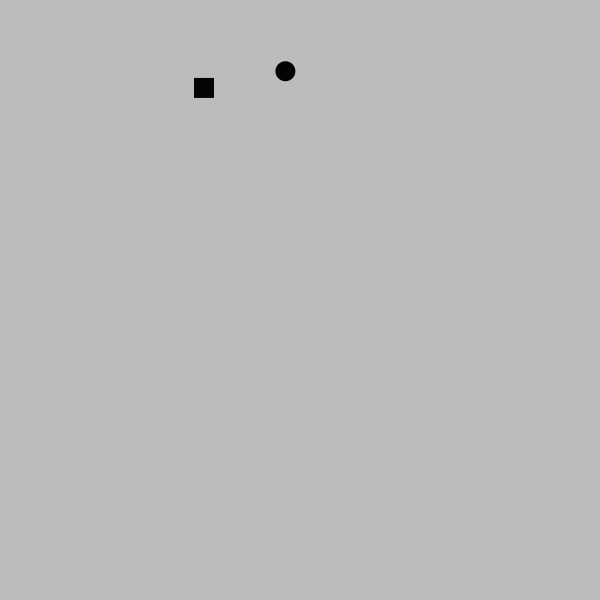
Frame 1 (no input)
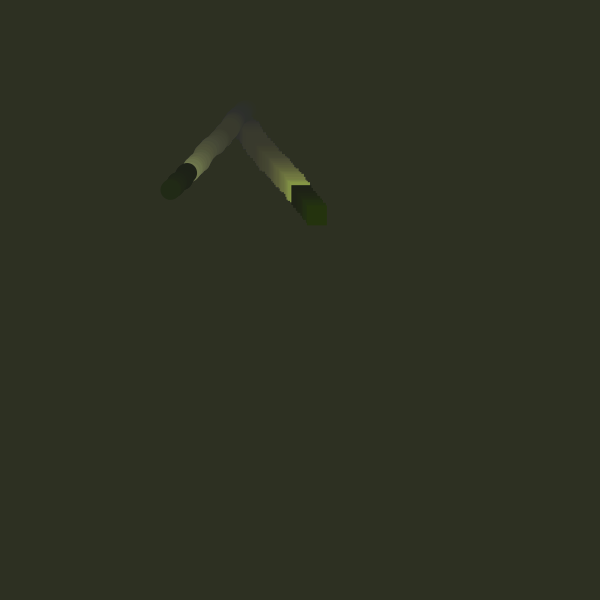
Frame 60 (the mouse pressed at the canvas centre just before this capture)
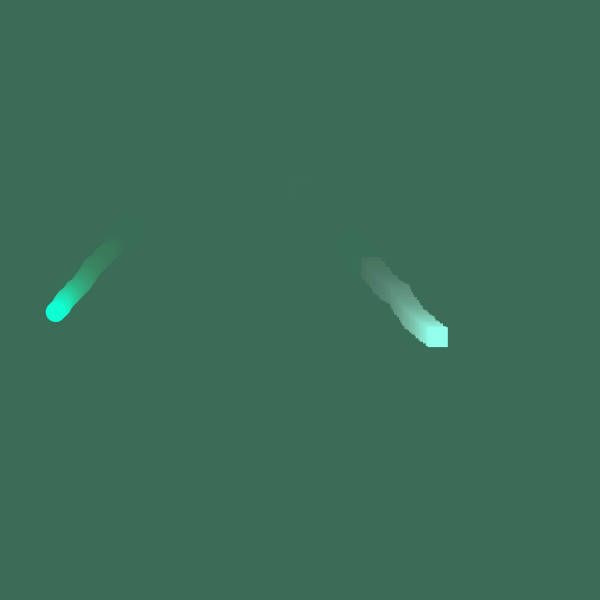
Frame 120 (the mouse held since frame 60 and released just before this capture)

The Processing sketch that drew these frames (run headless with seeded random() and noise(); from frame 60 on, the mouse is pressed at the canvas centre):

// Processing sketch: processing_41956
// ── processing_41956.pde

float x=0;
float y=0;
int m=2;
int m1=2;
float a = 45;
float a1 = 45;
float b = 0;
float c = 0;
float d =0;
float x1=0;
float y1=0;
float redValue =0;
float blueValue = 0;
float greenValue = 0;
float redValue1 =0;
float blueValue1 = 0;
float greenValue1 = 0;
float redValue2 =0;
float blueValue2 = 0;
float greenValue2 = 0;

void setup() {
  size(600, 600);
  colorMode(HSB, 255);
  x=random(300);
  y=random(300);
  x1=random(300);
  y1=random(300);
  noStroke();
  frameRate(25);  
}

void draw() {
  //fill(0, 10);
  if (redValue1 == 255) {
    redValue1 = 1;
  }
  if (blueValue1 == 255) {
    blueValue1 = 1;
  }
  if (greenValue1 == 255) {
    greenValue1 = 1;
  }
  redValue1+=1;
  blueValue1+=1;
  greenValue1+=1;
  fill(redValue1, blueValue1, greenValue1, 20);
  rect(0, 0, width, height);


  shape1();
  circle();


}
void shape1() {
  if (redValue == 255) {
    redValue = 2;
  }
  if (blueValue == 255) {
    blueValue = 4;
  }
  if (greenValue == 255) {
    greenValue = 6;
  }
  redValue+=1;
  blueValue+=3;
  greenValue+=5;
  fill(redValue, blueValue, greenValue);
  rect(x, y, 20, 20); 
  x+=cos(radians(a)*random(10));
  y+=sin(radians(a)+random(20));
  a+=random(100);
  
  // whenever the square hits the edge of the screen 'boing' will be displayed on the screen
  if (y>width) {
    m=m*(+1);
    fill(redValue, blueValue, greenValue);
    text("BOING!!", random(600), random(600));
  }

  if (x<0) {
    m=m*(-1);
    fill(redValue, blueValue, greenValue);
    text("BOING!!", random(600), random(600));
  }

  x+=m;

  if (x>height) {
    m=m*(-1);
    fill(redValue, blueValue, greenValue);
    text("BOING!!", random(600), random(600));
  }

  if (y<0||y>width) {
    m=m*(-1);
    fill(redValue, blueValue, greenValue);
    text("BOING!!", random(600), random(600));
  }
  y+=m;
}

void circle() {
  if (redValue2 == 255) {
    redValue2 = 1;
  }
  if (blueValue2 == 255) {
    blueValue2 = 9;
  }
  if (greenValue == 255) {
    greenValue2 = 2;
  }
  redValue2+=1;
  blueValue2+=2;
  greenValue2+=4;
  fill(redValue2, blueValue2, greenValue2);
  ellipse(x1, y1, 20, 20); 
  x1+=cos(radians(a1)*random(10));
  y1+=sin(radians(a1)+random(20));
  a1+=random(100);

// whenever the circle hits the edge of the screen 'boing' will be displayed on the screen
  if (y1>width) {
    m1=m1*(+1);
    fill(redValue2, blueValue2, greenValue2);
    text("BOING!!", random(600), random(600));
  } 

  if (x1<0) {
    m1=m1*(-1);
    fill(redValue2, blueValue2, greenValue2);
    text("BOING!!", random(600), random(600));
  }

  x1-=m1;

  if (x1>height) {
    m1=m1*(-1);
    fill(redValue2, blueValue2, greenValue2);
    text("BOING!!", random(600), random(600));
  }

  if (y1<0||y1>width) {
    m1=m1*(-1);
    fill(redValue2, blueValue2, greenValue2);
    text("BOING!!", random(600), random(600));
  }

  y1+=m1;
}
